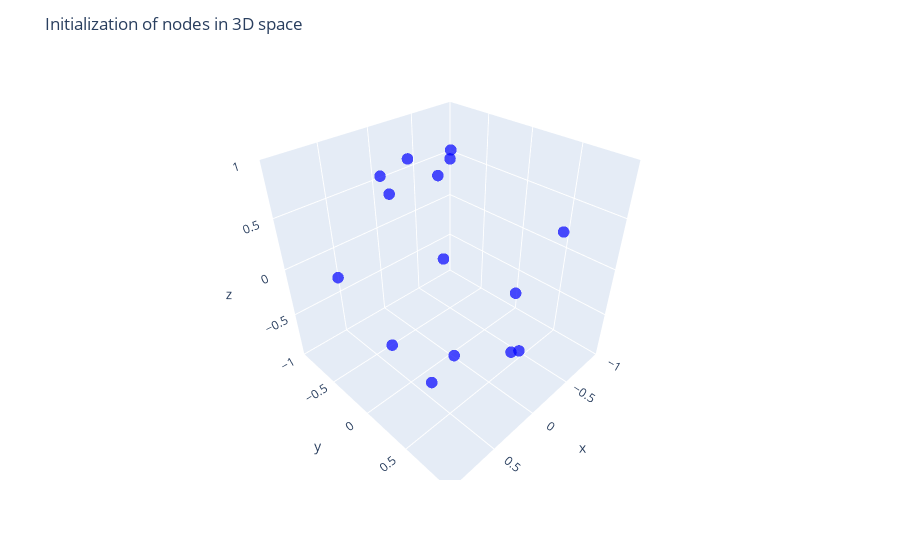

Notebook source saved alongside this figure:
### Markdown cell above
# Latent space

### Code cell
n = len(G.nodes)

inclination_angles = np.pi*np.random.rand(n)
azimutal_angles = 2*np.pi*np.random.rand(n)

x = np.sin(inclination_angles) * np.cos(azimutal_angles)
y = np.sin(inclination_angles) * np.sin(azimutal_angles)
z = np.cos(inclination_angles)
Z = np.stack((x, y, z), axis=1)


df = pd.DataFrame(Z, columns=['x', 'y', 'z'])
df['node'] = df.index 
df['inclination_angle'] = inclination_angles
df['azimutal_angle'] = azimutal_angles

# Graficar
fig = px.scatter_3d(
    df,
    x='x',
    y='y',
    z='z',
    color_discrete_sequence=["blue"],  # mismo color para todos
    opacity=0.7,
    hover_data={
        'node': True,
        'inclination_angle': ':.2f',    # mostrar ángulos con dos decimales
        'azimutal_angle': ':.2f',
        'x': ':.2f',
        'y': ':.2f',
        'z': ':.2f'
    }
)

fig.update_traces(marker=dict(size=4))
fig.update_layout(
    scene=dict(
        xaxis=dict(range=[-1, 1]),
        yaxis=dict(range=[-1, 1]),
        zaxis=dict(range=[-1, 1]),
        aspectmode='cube'
    ),
    title="Initialization of nodes in 3D space",
)

fig.show()

### Figure 1 — Plotly figure (JSON) as saved in the notebook; plotly's stock layout.template omitted (floating-point values rounded to 4 significant figures)
{"data": [{"customdata": [[0.0, 1.221, 4.58], [1.0, 0.8525, 4.846], [2.0, 2.604, 0.4652], [3.0, 1.121, 2.252], [4.0, 0.8826, 0.728], [5.0, 1.705, 5.423], [6.0, 0.4427, 3.916], [7.0, 2.52, 2.079], [8.0, 0.2342, 0.3993], [9.0, 3.1, 1.954], [10.0, 2.426, 2.043], [11.0, 0.6243, 4.584], [12.0, 0.01735, 4.006], [13.0, 2.562, 5.575], [14.0, 2.221, 2.967]], "hovertemplate": "x=%{x:.2f}<br>y=%{y:.2f}<br>z=%{z:.2f}<br>node=%{customdata[0]}<br>inclination_angle=%{customdata[1]:.2f}<br>azimutal_angle=%{customdata[2]:.2f}<extra></extra>", "legendgroup": "", "marker": {"color": "blue", "opacity": 0.7, "size": 4, "symbol": "circle"}, "mode": "markers", "name": "", "scene": "scene", "showlegend": false, "type": "scatter3d", "x": [-0.1236, 0.1003, 0.458, -0.5672, 0.5766, 0.6465, -0.3061, -0.2833, 0.2138, -0.0154, -0.2985, -0.07469, -0.01126, 0.4159, -0.7841], "y": [-0.9313, -0.7462, 0.2299, 0.6993, 0.5139, -0.7511, -0.2997, 0.5086, 0.09023, 0.0382, 0.5842, -0.5797, -0.0132, -0.3565, 0.1383], "z": [0.3426, 0.6581, -0.8587, 0.435, 0.6352, -0.1337, 0.9036, -0.8131, 0.9727, -0.9992, -0.7548, 0.8114, 0.9998, -0.8366, -0.6051]}], "layout": {"legend": {"tracegroupgap": 0}, "margin": {"t": 60}, "scene": {"aspectmode": "cube", "domain": {"x": [0, 1], "y": [0, 1]}, "xaxis": {"range": [-1, 1], "title": {"text": "x"}}, "yaxis": {"range": [-1, 1], "title": {"text": "y"}}, "zaxis": {"range": [-1, 1], "title": {"text": "z"}}}, "title": {"text": "Initialization of nodes in 3D space"}}}
